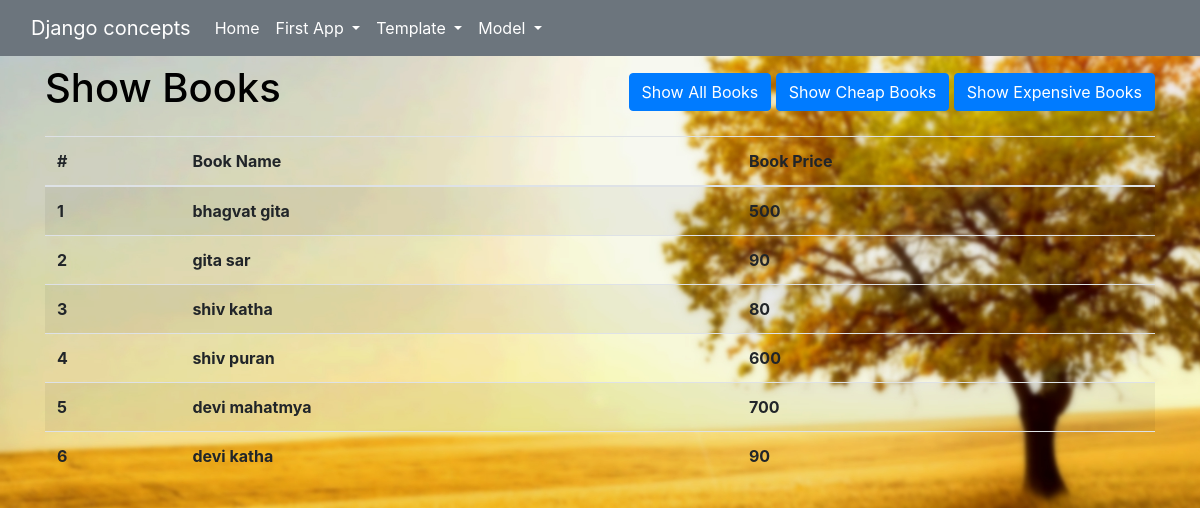
Screenshot of /advmodelapp/showbooks with the database file from the repository.
### app_013_advance_model/models.py (models this page shows)
class books(models.Model):
    book = models.CharField(max_length=100)
    price = models.IntegerField()
    objects = bookManager() # replaces default manager with custom manager
    custom_manager = bookManager() # custom manager

### app_013_advance_model/views.py (the view)
# urls.py: path('showbooks', showbooks, name="showbooks"),
def showbooks(request):
    data = books.objects.showAllBooks()
    return render(request, 'app_013_advance_model/showBooks.html', {'data': data})

### app_013_advance_model/models.py (called while the page is built)
    def showAllBooks(self):
        return self.all()

### templates/app_013_advance_model/showBooks.html (shortened to what this page needs)
{%extends 'base.html'%}
{% load static %}
    {%block body%}
    <div class="d-flex justify-content-between align-items-center mb-3">
        <h1>Show Books</h1>
        <div clss="d-flex" style="gap: 10px;">
            <a href="{%url 'showbooks'%}" class="btn btn-primary ms-auto">Show All Books</a>
            <a href="{%url 'showcheapbooks'%}" class="btn btn-primary ms-auto">Show Cheap Books</a>
            <a href="{%url 'showexpensivebooks'%}" class="btn btn-primary ms-2">Show Expensive Books</a>
        </div>
    </div>
    {% if data %}
        <table class="table table-striped">
            <thead>
                <tr>
                    <th scope="col">#</th>
                    <th scope="col">Book Name</th>
                    <th scope="col">Book Price</th>
                </tr>
            </thead>
            <tbody>
                {% for value in data %}
                <tr>
                    <th scope="row">{{forloop.counter}}</th>
                    <th scope="row">{{value.book}}</th>
                    <th scope="row">{{value.price}}</th>
                </tr>
                {% endfor %}
            </tbody>
        </table>
    {% else %}
    <h4> Data is not present</h4>
    {% endif %}
    {%endblock body%}

### static/css/base.css (style rules this page uses)
html, body { margin: 0; padding: 0; width: 100%; min-height: 100%; }
body { background-image: url(../images/ak2.jpg); background-size:cover; background-position: center; background-attachment: fixed; color: rgba(var(--bs-dark-rgb),var(--bs-text-opacity))!important }
a, a:hover { color: white; }

### rows the page displays
books: book "bhagvat gita", price "500"
books: book "gita sar", price "90"
books: book "shiv katha", price "80"
books: book "shiv puran", price "600"
books: book "devi mahatmya", price "700"
books: book "devi katha", price "90"
